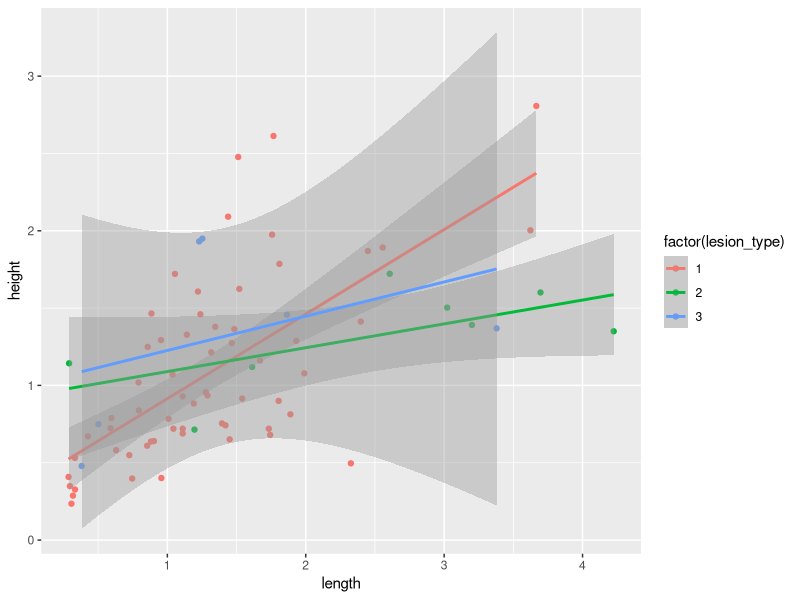
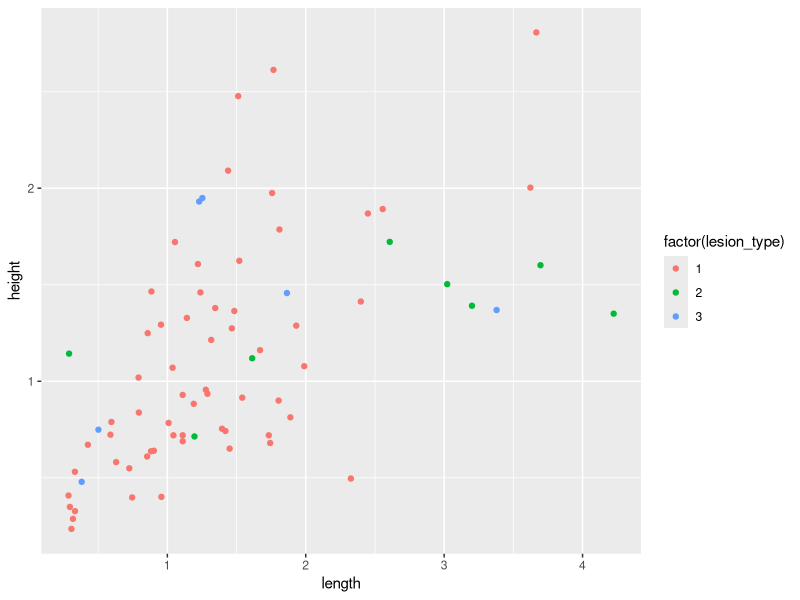

Recreate these plots in R, in order.
setwd() #set directory
getwd() #get the directory
Sys.setenv(LANG = "en") #set the rstudio error to english

## install.packages("ggplot2")
library(ggplot2)

read.csv("area.csv")

#######l_d_h############
l_d_h_icno <- ggplot(read.csv("area.csv"), 
                     aes(group = lesion_type, x = length, y = height)) + 
      geom_point(aes(color = factor(lesion_type)))

l_d_h_icno + geom_smooth(method=lm, aes(color = factor(lesion_type)))
l_d_h_icno
